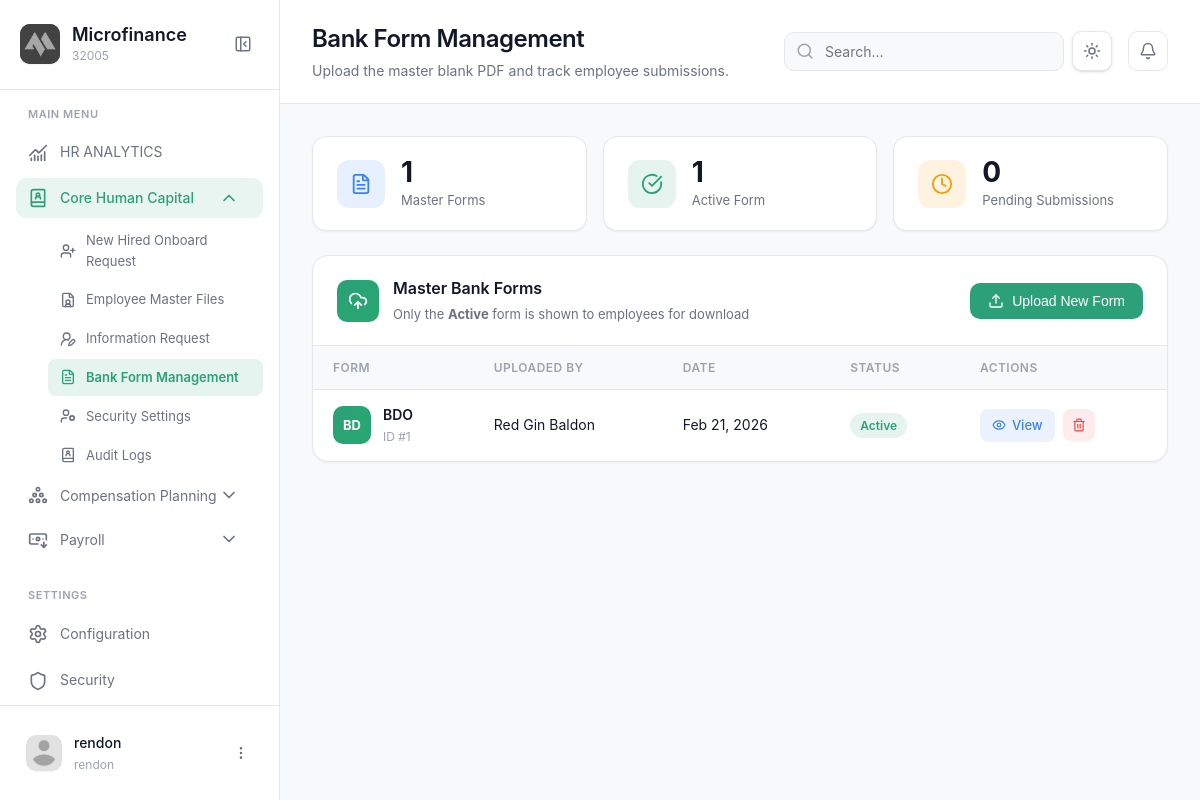
The app's page /modules/corehumancapital/bankform.php (signed in) with its own data.
### tables this page shows
CREATE TABLE `bank_forms_master` (
  `FormID` int(11) NOT NULL,
  `FormName` varchar(255) NOT NULL,
  `FilePath` varchar(500) NOT NULL,
  `IsActive` tinyint(1) NOT NULL DEFAULT 1,
  `UploadedBy` varchar(100) DEFAULT NULL,
  `CreatedAt` timestamp NOT NULL DEFAULT current_timestamp()
);

### modules/corehumancapital/bankform.php (the view, shortened to what this page needs)
<!DOCTYPE html>
<html lang="en">
<head>
  <link rel="stylesheet" href="../../css/bankform.css?v=1.3">
  <link rel="stylesheet" href="../../css/sidebar-fix.css?v=1.0">
</head>
<body>
  <aside class="sidebar" id="sidebar">
    <div class="sidebar-header">
      <div class="logo-container">
        <div class="logo-wrapper">
          <img src="../../img/logo.png" alt="Logo" class="logo">
        </div>
        <div class="logo-text">
          <h2 class="app-name">Microfinance</h2>
          <span class="app-tagline">32005</span>
        </div>
      </div>
      <button class="sidebar-toggle" id="sidebarToggle">
        <i data-lucide="panel-left-close"></i>
      </button>
    </div>
    <nav class="sidebar-nav">
      <div class="nav-section">
        <span class="nav-section-title">MAIN MENU</span>
        <a href="dashboard.php" class="nav-item <?php echo ($page === 'dashboard') ? 'active' : ''; ?>">
          <i data-lucide="chart-no-axes-combined"></i>
          <span>HR ANALYTICS</span>
        </a>
        <div class="nav-item-group active">
          <button class="nav-item has-submenu active" data-module="hr">
            <div class="nav-item-content">
              <i data-lucide="book-user"></i>
              <span>Core Human Capital</span>
            </div>
            <i data-lucide="chevron-down" class="submenu-icon"></i>
          </button>
          <div class="submenu active" id="submenu-hr">
            <a href="" class="submenu-item">
              <i data-lucide="user-plus"></i>
              <span>New Hired Onboard Request</span>
            </a>
            <a href="employeemaster.php" class="submenu-item">
              <i data-lucide="file-user"></i>
              <span>Employee Master Files</span>
            </a>
            <a href="informationrq.php" class="submenu-item">
              <i data-lucide="user-round-pen"></i>
              <span>Information Request</span>
            </a>
            <a href="bankform.php" class="submenu-item active">
              <i data-lucide="file-text"></i>
              <span>Bank Form Management</span>
            </a>
            <a href="" class="submenu-item">
              <i data-lucide="user-cog"></i>
              <span>Security Settings</span>
            </a>
            <a href="auditlogs.php" class="submenu-item">
              <i data-lucide="book-user"></i>
              <span>Audit Logs</span>
            </a>
          </div>
        </div>
        <div class="nav-item-group">
          <button class="nav-item has-submenu" data-module="planning">
            <div class="nav-item-content">
              <i data-lucide="circle-pile"></i>
              <span>Compensation Planning</span>
            </div>
            <i data-lucide="chevron-down" class="submenu-icon"></i>
          </button>
        </div>
        <div class="nav-item-group">
          <button class="nav-item has-submenu" data-module="payroll">
            <div class="nav-item-content">
              <i data-lucide="banknote-arrow-down"></i>
              <span>Payroll</span>
            </div>
            <i data-lucide="chevron-down" class="submenu-icon"></i>
          </button>
        </div>
      </div>
      <div class="nav-section">
        <span class="nav-section-title">SETTINGS</span>
        <a href="#" class="nav-item"><i data-lucide="settings"></i><span>Configuration</span></a>
        <a href="#" class="nav-item"><i data-lucide="shield"></i><span>Security</span></a>
      </div>
    </nav>
    <div class="sidebar-footer">
      <div class="user-profile">
        <div class="user-avatar">
          <img src="../../img/profile.png" alt="User">
        </div>
        <div class="user-info">
          <span class="user-name"><?php echo htmlspecialchars($_SESSION['username'] ?? 'User'); ?></span>
          <span class="user-role"><?php echo htmlspecialchars($_SESSION['user_role'] ?? 'HR Specialist'); ?></span>
        </div>
        <button class="user-menu-btn" id="userMenuBtn">
          <i data-lucide="more-vertical"></i>
        </button>
      </div>
    </div>
  </aside>
  <main class="main-content">
    <header class="page-header">
      <div class="header-left">
        <div class="header-title">
          <h1>Bank Form Management</h1>
          <p>Upload the master blank PDF and track employee submissions.</p>
        </div>
      </div>
      <div class="header-right">
        <div class="search-box">
          <input type="search" placeholder="Search...">
        </div>
        <button class="theme-toggle" id="themeToggle" aria-label="Toggle theme">
          <i data-lucide="sun" class="sun-icon"></i>
        </button>
        <button class="icon-btn">
          <i data-lucide="bell"></i>
        </button>
      </div>
    </header>
<?php
require_once '../../config/config.php';
$masterRes  = $conn->query("SELECT * FROM bank_forms_master ORDER BY CreatedAt DESC");
$masters    = [];
if ($masterRes) while ($r = $masterRes->fetch_assoc()) $masters[] = $r;
$activeForm = null;
foreach ($masters as $m) { if ($m['IsActive']) { $activeForm = $m; break; } }
$pendingRes = $conn->query("SELECT COUNT(*) AS cnt FROM bank_applications WHERE Status='Pending'");
$pendingCnt = $pendingRes ? intval($pendingRes->fetch_assoc()['cnt']) : 0;
?>
    <div class="content-wrapper">
      <div class="bf-stats">
        <div class="bf-stat-card">
          <div class="bf-stat-icon blue"><i data-lucide="file-text"></i></div>
          <div class="bf-stat-info">
            <span class="bf-stat-value"><?php echo count($masters); ?></span>
            <span class="bf-stat-label">Master Forms</span>
          </div>
        </div>
        <div class="bf-stat-card">
          <div class="bf-stat-icon green"><i data-lucide="check-circle"></i></div>
          <div class="bf-stat-info">
            <span class="bf-stat-value"><?php echo $activeForm ? '1' : '0'; ?></span>
            <span class="bf-stat-label">Active Form</span>
          </div>
        </div>
        <div class="bf-stat-card">
          <div class="bf-stat-icon amber"><i data-lucide="clock"></i></div>
          <div class="bf-stat-info">
            <span class="bf-stat-value"><?php echo $pendingCnt; ?></span>
            <span class="bf-stat-label">Pending Submissions</span>
          </div>
        </div>
      </div>
      <div class="bf-panel">
        <div class="bf-panel-header">
          <div class="bf-panel-left">
            <div class="bf-panel-icon"><i data-lucide="upload-cloud"></i></div>
            <div>
              <h2 class="bf-panel-title">Master Bank Forms</h2>
              <div class="bf-panel-sub">Only the <strong>Active</strong> form is shown to employees for download</div>
            </div>
          </div>
          <button class="bf-btn-primary" id="openUploadBtn">
            <i data-lucide="upload"></i> Upload New Form
          </button>
        </div>
        <?php if (empty($masters)): ?>
        <div class="bf-empty">
          <div class="bf-empty-icon"><i data-lucide="file-plus"></i></div>
          <h3>No forms yet</h3>
          <p>Upload the blank bank enrollment PDF. Employees will download and fill it out.</p>
        </div>
        <?php else: ?>
        <div class="table-responsive">
          <table class="bf-table">
            <thead>
              <tr>
                <th>Form</th>
                <th>Uploaded By</th>
                <th>Date</th>
                <th>Status</th>
                <th>Actions</th>
              </tr>
            </thead>
            <tbody>
              <?php foreach ($masters as $m):
                $ini = strtoupper(substr($m['FormName'], 0, 2));
                $url = '../../' . $m['FilePath'];
              ?>
              <tr>
                <td>
                  <div class="bf-bank-cell">
                    <div class="bf-bank-avatar<?php echo $m['IsActive'] ? ' bf-av-active' : ''; ?>"><?php echo htmlspecialchars($ini); ?></div>
                    <div>
                      <div class="bf-bank-name"><?php echo htmlspecialchars($m['FormName']); ?></div>
                      <div class="bf-form-sub">ID #<?php echo $m['FormID']; ?></div>
                    </div>
                  </div>
                </td>
                <td><?php echo htmlspecialchars($m['UploadedBy'] ?? '—'); ?></td>
                <td><?php echo date('M d, Y', strtotime($m['CreatedAt'])); ?></td>
                <td>
                  <span class="bf-badge <?php echo $m['IsActive'] ? 'bf-badge-active' : 'bf-badge-archived'; ?>">
                    <?php echo $m['IsActive'] ? 'Active' : 'Archived'; ?>
                  </span>
                </td>
                <td>
                  <div class="bf-actions">
                    <a href="<?php echo htmlspecialchars($url); ?>" target="_blank" class="bf-btn-view">
                      <i data-lucide="eye"></i> View
                    </a>
                    <button class="bf-btn-delete" data-id="<?php echo $m['FormID']; ?>">
                      <i data-lucide="trash-2"></i>
                    </button>
                  </div>
                </td>
              </tr>
              <?php endforeach; ?>
            </tbody>
          </table>
        </div>
        <?php endif; ?>
      </div>
    </div>
  </main>
</body>
</html>

### css/sidebar-fix.css (style rules this page uses)
.submenu-item.active { background: rgba(44, 160, 120, 0.12); color: var(--brand-green); font-weight: 600; }
.submenu-item.active svg { color: var(--brand-green); }
.nav-item-group.active .submenu, .nav-item.has-submenu.active + .submenu { max-height: 500px !important; }
.nav-item-group.active .submenu-icon, .nav-item.has-submenu.active .submenu-icon { transform: rotate(180deg); }
.sidebar-footer .user-profile { position:relative }

### records on screen
bank_forms_master: FormName "BD", FormName "BDO", FormID "1", UploadedBy "Red Gin Baldon", CreatedAt "Feb 21, 2026", IsActive "Active"

### other values on screen
$_SESSION['username'] "rendon"
$_SESSION['user_role'] "rendon"
count($masters) "1"
$pendingCnt "0"
